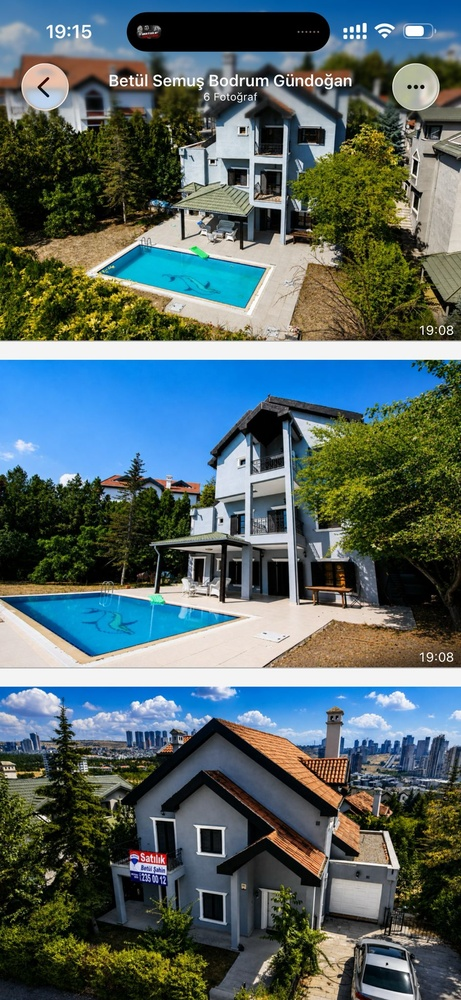
#> input picture WhatsApp Image 2026-08-27 at 20.31.29.jpeg, 461 x 1000 px, shrunk from 945 x 2048 before the run
$ python saturation.py '../../WhatsApp Image 2026-08-27 at 20.31.29.jpeg'
#> lines starting #> are read from the running program, lines starting #| are printed output that depends on the picture
#!/usr/bin/env python3
"""FAZ 6 EK Bölüm 4 — frame saturation, measured, not eyeballed.

Mean HSV saturation (0..255) of each given capture PNG, sky excluded by a
luminance-and-blueness heuristic OFF by default (the audit's numbers were
whole-frame, so whole-frame is the default for comparability: C03 72.4 ->
58.8, C04 60.7 -> 52.4 in the audited pair).

Usage:  python3 tools/qa/saturation.py a.png b.png ...
"""
import sys

from PIL import Image

for path in sys.argv[1:]:
    image = Image.open(path).convert('RGB').convert('HSV')
#> image: PIL image 461x1000 HSV; mean H, S, V 87.6, 125.4, 121.5
    s = image.getchannel('S')
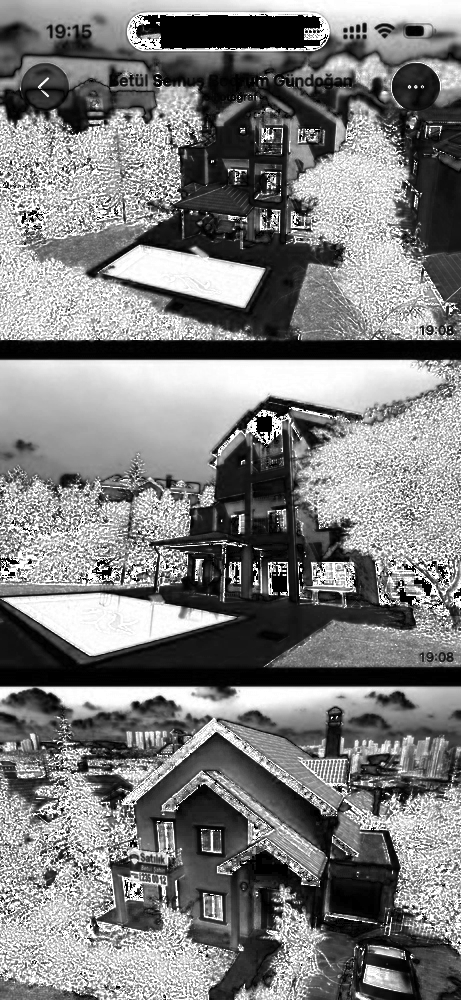
#> s: PIL image 461x1000 L; min 0, max 255, mean 125.4
    stat = s.histogram()
#> stat = 256 values, max 47882 at index 255, min 0 at index 254, mean 1800.8
    count = sum(stat)
#> count = 461000
    mean = sum(i * n for i, n in enumerate(stat)) / max(1, count)
#> mean = 125.4
    print(f'{path}  meanS={mean:.1f}')
#| ../../WhatsApp Image 2026-08-27 at 20.31.29.jpeg  meanS=125.4
